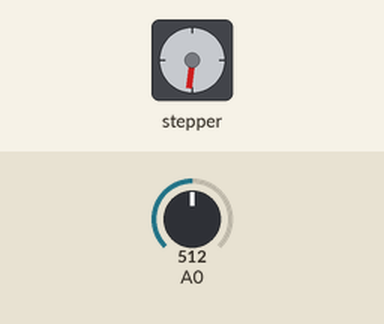
Recording of a sketch running on a simulated Arduino Uno, built with avr-gcc and run on an emulated ATmega328P. On the bench: stepper motor. Inputs (shaded band) come from the test bench; at power-on: A0 = 512. Stepper angles assume 48 steps per turn.

Above: at 2.0 s.
2.1 s: A0 set to 306
At 2.26 s:
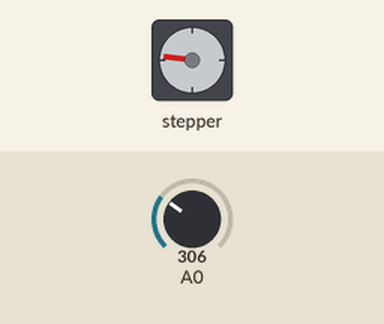
5.6 s: A0 set to 511
At 6.7 s:
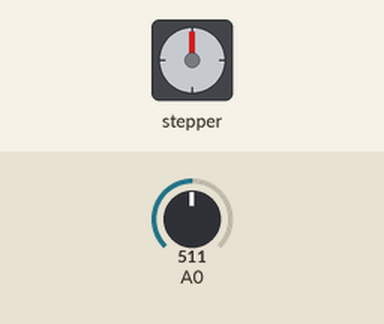
Timing chart, 0 to 15.1 s (numbered marks = the images above; inputs shaded):
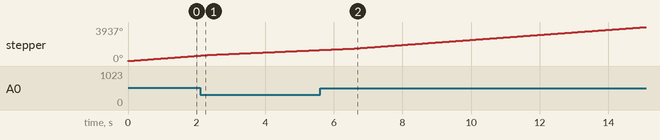

The sketch:

ramanrot3.ino
```cpp
#include <Stepper.h>

const int stepsPerRevolution = 48;  // change this to fit the number of steps per revolution
// for your motor


// initialize the stepper library on pins 8 through 11:
Stepper myStepper(stepsPerRevolution, 8,10, 9, 11);

int stepCount = 0;  // number of steps the motor has taken
void setup() {
  // nothing to do inside the setup
}

void loop() {
  // read the sensor value:
  int sensorReading = analogRead(A0);
  // map it to a range from 0 to 100:
  int motorSpeed = map(sensorReading, 0, 1023, 0, 100);
  // set the motor speed:
  if (motorSpeed > 0) {
    myStepper.setSpeed(motorSpeed);
    // step 1/100 of a revolution:
    myStepper.step(stepsPerRevolution);
  }
}
```
